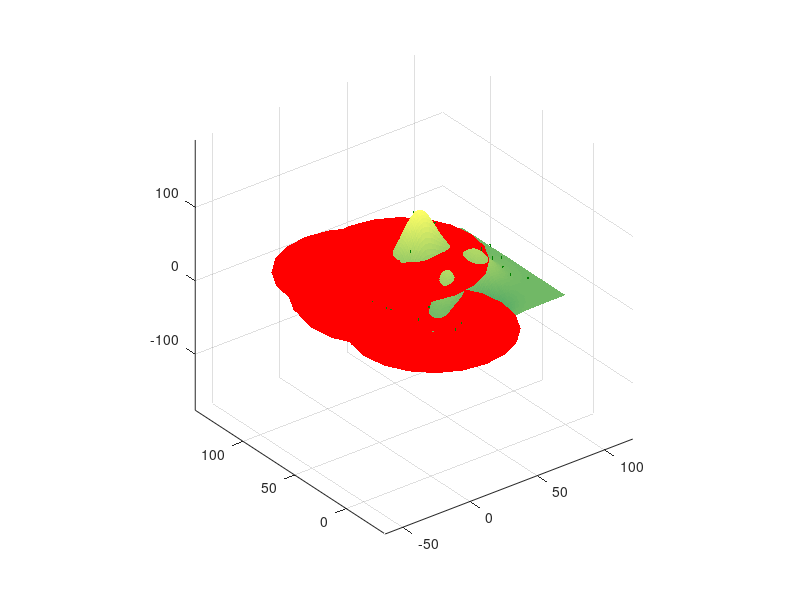

This chart was generated by the following MATLAB code:
% fire_simulation.m
clc; clear; close all;

% Step 1: Create the forest terrain (same as before)
x = linspace(0, 100, 100);
y = linspace(0, 100, 100);
[X, Y] = meshgrid(x, y);
Z = 10 * peaks(100);

% Create figure with interactive controls enabled
figure('Name', 'Fire Simulation');
surf(X, Y, Z, 'EdgeColor', 'none');
colormap(summer);
hold on;

% Add trees
num_trees = 50;
tree_positions = rand(num_trees, 2) * 100;

for i = 1:num_trees
    tree_x = tree_positions(i, 1);
    tree_y = tree_positions(i, 2);
    tree_z = interp2(X, Y, Z, tree_x, tree_y);
    [cx, cy, cz] = cylinder([0 0.5], 10);
    cz = cz * 5;
    surf(cx + tree_x, cy + tree_y, cz + tree_z, 'FaceColor', [0 0.5 0], 'EdgeColor', 'none');
end

% Step 2: Initialize fire positions
num_fires = 5; % Number of initial fire spots
fire_positions = rand(num_fires, 2) * 100; % Random fire positions
fire_radius = 2; % Initial fire radius

% Make the simulation interactive with rotation, zoom, and pan
axis vis3d;
rotate3d on;

% Step 3: Animate fire spread
for t = 1:100 % 100 time steps to make the simulation 10 seconds long
    % Plot fire
    for i = 1:num_fires
        fire_x = fire_positions(i, 1);
        fire_y = fire_positions(i, 2);
        fire_z = interp2(X, Y, Z, fire_x, fire_y);
        [fx, fy, fz] = cylinder([0 fire_radius], 20);
        fz = fz * 2; % Fire height
        surf(fx + fire_x, fy + fire_y, fz + fire_z, 'FaceColor', 'r', 'EdgeColor', 'none');
    end

    % Update fire radius to simulate spread
    fire_radius = fire_radius + 0.5;

    % Pause for animation effect (adjust for real-time feel)
    pause(0.1);
end

hold off;
